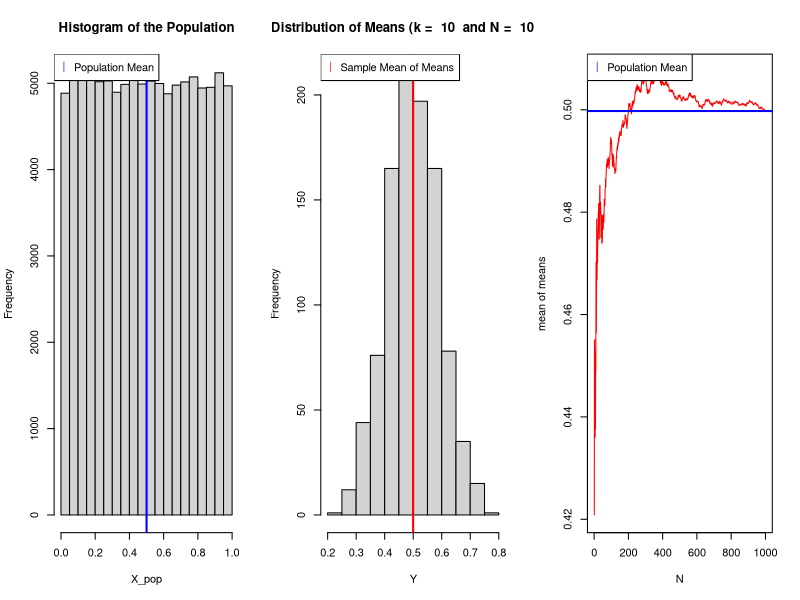

R code for this plot:
###
# Simulating the Central Limit Theorem
###

# Generate synthetic population data taken from a uniform distribution

n_pop <- 100000
min_number = 0 ### <- Modify here
max_number = 1 ### <- Modify here
X_pop <- runif(n_pop,min_number,max_number) ### <- Modify here
X_pop_mean <- mean(X_pop) # the true mean

# take N random samples with k samples each from the population and take the mean for each sample

k <- 10 # number of items in each sample ### <- Modify here
N <- 1000 # total samples ### <- Modify here

Y <- c() # means
Y_mean_track <- c() # tracking the mean of means
for(i in 1:N){
  sample_i <- sample(X_pop,k,replace = T) # sample item from the population with replacement
  sample_i_mean <- mean(sample_i)
  Y <- c(Y,sample_i_mean)
  Y_mean_track <- c(Y_mean_track, mean(Y))
}
Y_mean <- mean(Y) # sample mean of means

## plotting
par(mfrow=c(1,3))

# plot synthetic population data
hist(X_pop,main="Histogram of the Population")
abline(v=X_pop_mean,col="blue",lwd=2)
legend("topleft", legend = "Population Mean", pch = "|", col = "blue")

# plot distribution of means
hist(Y,main=paste("Distribution of Means (k = ",k," and N = ",N,")"))
abline(v=Y_mean,col="red",lwd=2)
legend("topleft", legend = "Sample Mean of Means", pch = "|", col = "red")

# plot mean of means tracking
plot(1:N,Y_mean_track,type="l", ylab="mean of means", xlab = "N", col = "red")
abline(h=Y_mean,col="blue",lwd=2)
legend("topleft", legend = "Population Mean", pch = "|", col = "blue")

